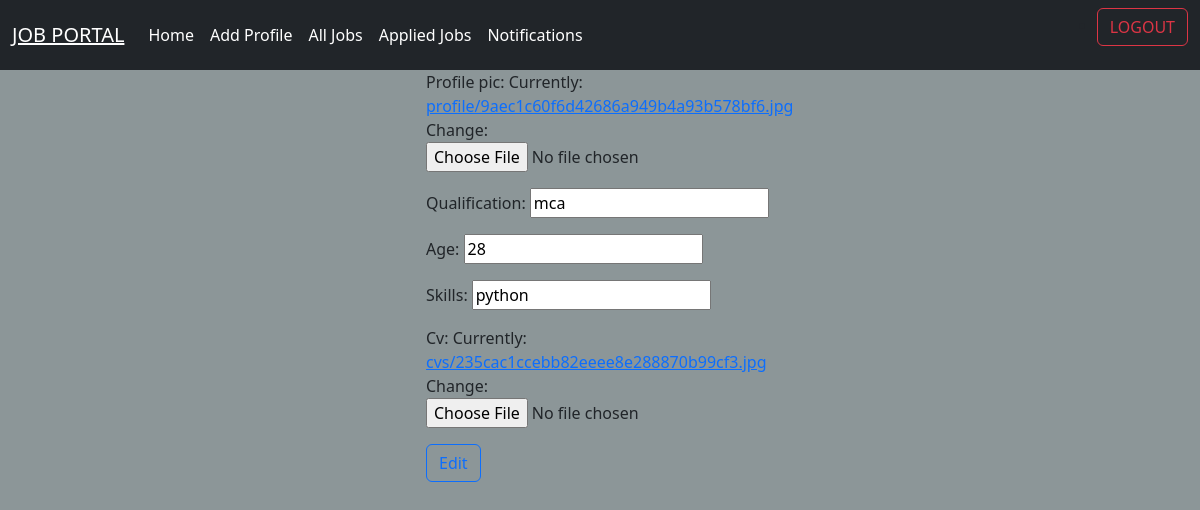
The page /candidates/profile/edit/1 on the database its author committed.
### candidate/models.py (models this page shows)
class CandidateProfile(models.Model):
    user=models.OneToOneField(User,on_delete=models.CASCADE,related_name="candidates")
    profile_pic=models.ImageField(upload_to="profile")
    qualification=models.CharField(max_length=120)
    age=models.PositiveIntegerField(default=17)
    skills=models.CharField(max_length=120,null=True)
    cv=models.FileField(upload_to="cvs",null=True)

### candidate/views.py (the view)
# urls.py: path("profile/edit/<int:id>",views.ProfileEditView.as_view(),name="profile-edit")
class ProfileEditView(UpdateView):
    model = CandidateProfile
    template_name = "profile_edit.html"
    pk_url_kwarg = "id"
    form_class = CandidateProfileUpdateForm
    success_url = reverse_lazy("cand-home")

### candidate/forms.py
class CandidateProfileUpdateForm(forms.ModelForm):
    class Meta:
        model=CandidateProfile
        exclude=("user",)

### candidate/templates/profile_edit.html (shortened to what this page needs)
{%extends 'base1.html'%}
{%block body_block%}
<div class="container">
    <div class="row">
        <div class="col-4"></div>
        <div class="col-4">
            <form action="" method="post" enctype="multipart/form-data">
                {{form.as_p}}
                <input type="submit" value="Edit" class="btn btn-outline-primary">
            </form>
        </div>
        <div class="col-4"></div>
    </div>
</div>
{%endblock%}

### candidate/static/css/cand_style.css (style rules this page uses)
body { background-color:#8c9698; }

### rows shown on the page
CandidateProfile: qualification "mca", age "28", skills "python"
